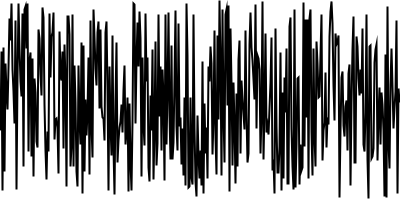
Frame 1 (no input)
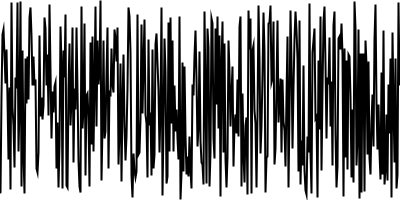
Frame 2 (the mouse pressed at the canvas centre, redrawn once)

The Processing sketch that drew these frames (run headless with seeded random() and noise(); the mouse was pressed at the canvas centre and the sketch redrawn once):

// Processing sketch: processing_89090
// ── processing_89090.pde

// The Nature of Code
// Daniel Shiffman
// http://natureofcode.com

void setup() {
  size(400,200);
  smooth();
}


void draw() {
  background(255);
  noFill();
  stroke(0);
  strokeWeight(2);
  beginShape();
  for (int i = 0; i < width; i++) {
    float y = random(height);
    vertex(i,y);
  }
  endShape();
  noLoop();
}
